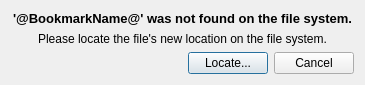
<?xml version="1.0" encoding="UTF-8"?>
<ui version="4.0">
 <class>BookmarkMissingDialog</class>
 <widget class="QDialog" name="BookmarkMissingDialog">
  <property name="geometry">
   <rect>
    <x>0</x>
    <y>0</y>
    <width>365</width>
    <height>85</height>
   </rect>
  </property>
  <property name="sizePolicy">
   <sizepolicy hsizetype="Expanding" vsizetype="Expanding">
    <horstretch>0</horstretch>
    <verstretch>0</verstretch>
   </sizepolicy>
  </property>
  <property name="windowTitle">
   <string>Bookmark Missing</string>
  </property>
  <layout class="QGridLayout" name="gridLayout">
   <item row="0" column="0">
    <widget class="QLabel" name="headerLabel">
     <property name="font">
      <font>
       <pointsize>10</pointsize>
       <weight>75</weight>
       <bold>true</bold>
      </font>
     </property>
     <property name="text">
      <string>'@BookmarkName@' was not found on the file system.</string>
     </property>
     <property name="alignment">
      <set>Qt::AlignCenter</set>
     </property>
    </widget>
   </item>
   <item row="1" column="0">
    <widget class="QLabel" name="descriptiveLabel">
     <property name="font">
      <font>
       <pointsize>9</pointsize>
      </font>
     </property>
     <property name="text">
      <string>Please locate the file's new location on the file system.</string>
     </property>
     <property name="alignment">
      <set>Qt::AlignCenter</set>
     </property>
    </widget>
   </item>
   <item row="2" column="0">
    <layout class="QHBoxLayout" name="horizontalLayout">
     <item>
      <spacer name="horizontalSpacer">
       <property name="orientation">
        <enum>Qt::Horizontal</enum>
       </property>
       <property name="sizeHint" stdset="0">
        <size>
         <width>40</width>
         <height>20</height>
        </size>
       </property>
      </spacer>
     </item>
     <item>
      <widget class="QPushButton" name="locateBtn">
       <property name="text">
        <string>Locate...</string>
       </property>
      </widget>
     </item>
     <item>
      <widget class="QPushButton" name="cancelBtn">
       <property name="text">
        <string>Cancel</string>
       </property>
      </widget>
     </item>
    </layout>
   </item>
  </layout>
 </widget>
 <resources/>
 <connections/>
</ui>
